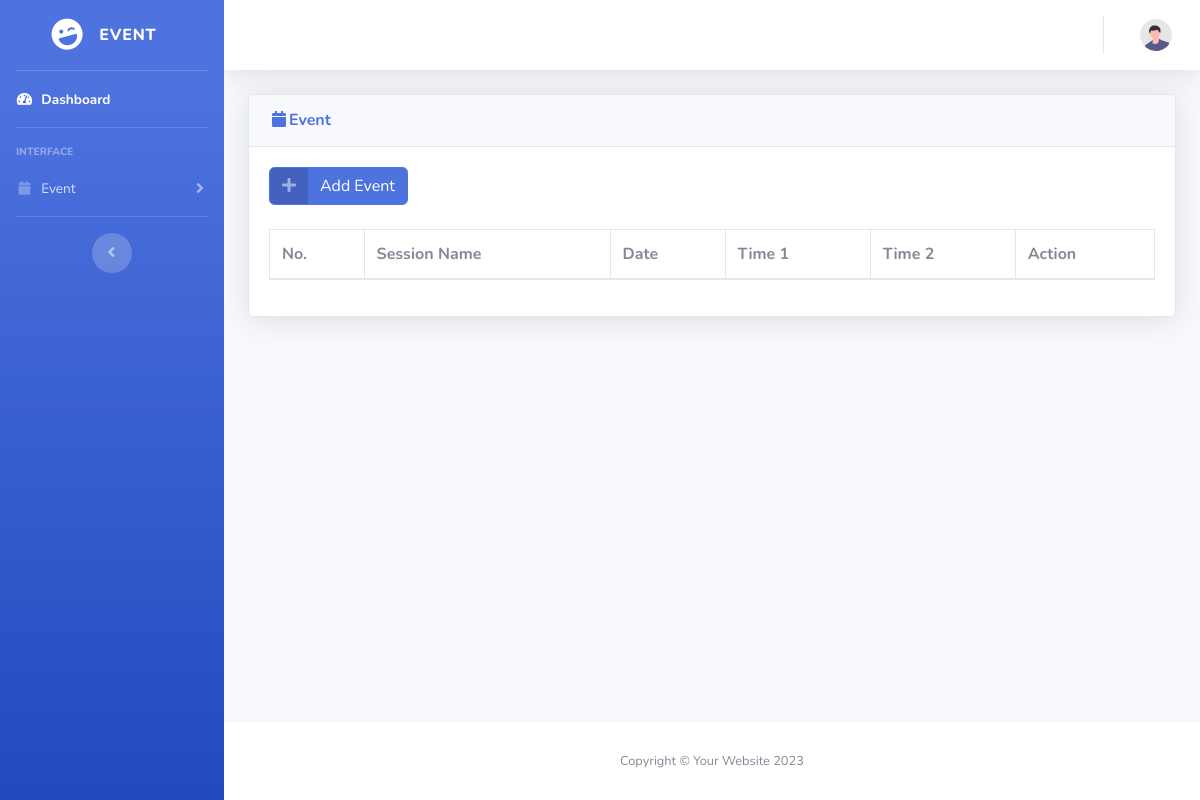
The app's page /event-session.php?eventID=8 (signed in), older data.
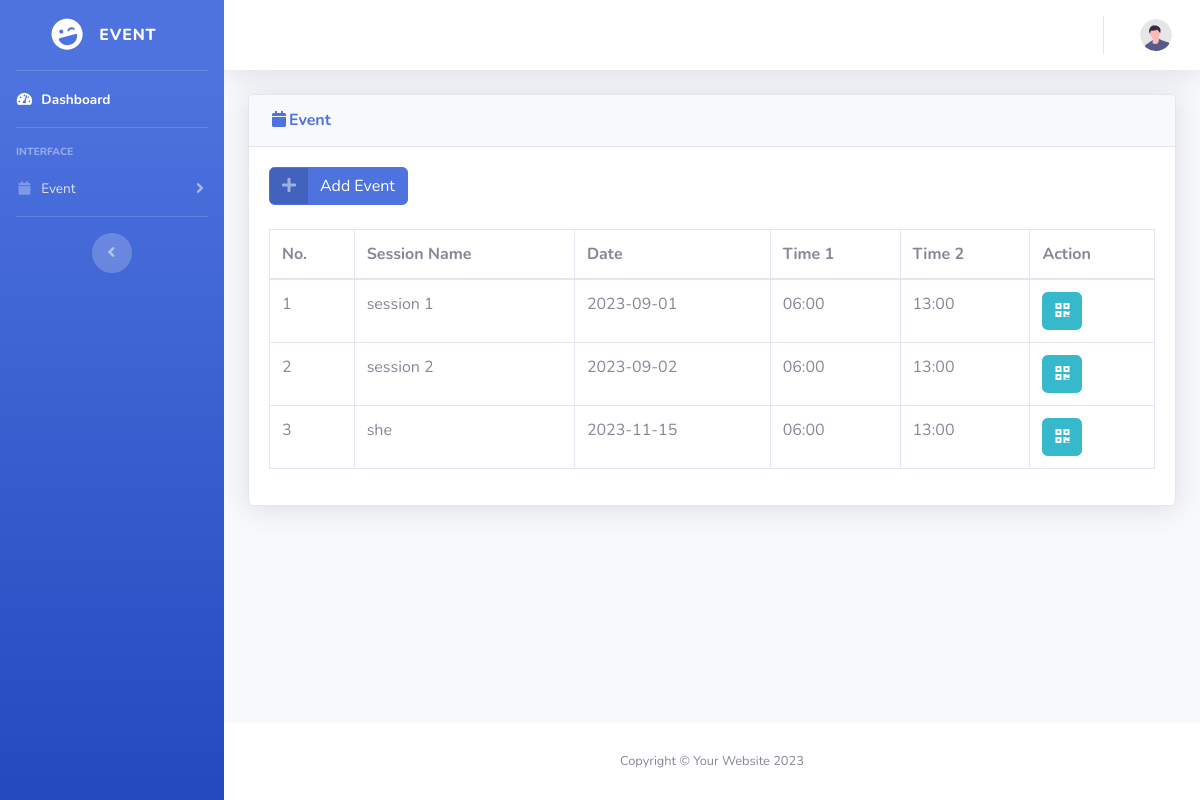
The same page, newer data.
### tables this page shows
CREATE TABLE `event_sessions` (
  `session_id` int(11) NOT NULL,
  `event_id` int(11) NOT NULL,
  `session_title` varchar(255) NOT NULL,
  `date1` varchar(10) NOT NULL,
  `time1` varchar(10) NOT NULL,
  `time2` varchar(255) NOT NULL
);

### connection.php (called while the page is built, shortened)
<?php
	function getRecord($con, $strSql){
		$arrRec = [];
		$i = 0;
		if ($rs = mysqli_query($con, $strSql)) {
			if(mysqli_num_rows($rs) > 0) {
				while($rec = mysqli_fetch_array($rs)){
					foreach ($rec as $key => $value) {
						$arrRec[$i][$key] = $value;
					}
					$i++;
				}
			}
		}
		else
			die("ERROR: Could not Execute your request!");
		return $arrRec;
		}
?>

### event-session.php (the view, shortened to what this page needs)
<?php
    include 'connection.php';
?>
<!DOCTYPE html>
<html lang="en">
<head>
    <?php include'link.php'; ?>
</head>
<body id="page-top">
    <div id="wrapper">
        <?php include 'sidebar.php'; ?>
        <div id="content-wrapper" class="d-flex flex-column">
            <div id="content">
                <?php include 'topbar.php'; ?>
                <div class="container-fluid">
                    <div class="card shadow mb-4">
                        <div class="card-header py-3">
                            <h6 class="m-0 font-weight-bold text-primary"><i class="fas fa-fw fa-calendar"></i>Event</h6>
                        </div>
                        <div class="card-body">
                            <a href="event-add.php" class="btn btn-primary btn-icon-split">
                                <span class="icon text-white-50">
                                    <i class="fas fa-plus"></i>
                                </span>
                                <span class="text">Add Event</span>
                            </a>
                            <br><br>
                            <div class="table-responsive">
                                <table class="table table-bordered" id="dataTable" width="100%" cellspacing="0">
                                    <thead>
                                        <tr>
                                            <th>No.</th>
                                            <th>Session Name</th>
                                            <th>Date</th>
                                            <th>Time 1</th>
                                            <th>Time 2</th>
                                            <th>Action</th>
                                        </tr>
                                    </thead>
                                    <tbody>
                                        <?php
                                        $con = openConnection();
                                        $event_id = $_GET['eventID'];
                                        $strSql = "SELECT * FROM event_sessions where event_id = '$event_id'";
                                        $result = getRecord($con, $strSql);
                                        foreach ($result as $key => $session) {
                                            echo
                                            '<tr>
                                                <td>' . ($key + 1) . '</td>
                                                <td>' . $session['session_title'] . '</td>
                                                <td>' . $session['date1'] . '</td>
                                                <td>' . $session['time1'] . '</td>
                                                <td>' . $session['time2'] . '</td>
                                                <td>
                                                <a href="scan.php?eventID=' . $event_id . '&session_id='. $session['session_id'] .'" class="btn btn-info"><i class="fas fa-qrcode"></i></a>
                                                </td>
                                            </tr>';
                                        }
                                        ?>
                                    </tbody>
                                </table>
                            </div>
                        </div>
                    </div>
                </div>
            </div>
            <footer class="sticky-footer bg-white">
                <div class="container my-auto">
                    <div class="copyright text-center my-auto">
                        <span>Copyright &copy; Your Website 2023</span>
                    </div>
                </div>
            </footer>
        </div>
    </div>
</body>
</html>

Row changes from the older to the newer data that the page shows:
added event_sessions: session_title "session 1", date1 "2023-09-01", time1 "06:00", time2 "13:00"
added event_sessions: session_title "session 2", date1 "2023-09-02", time1 "06:00", time2 "13:00"
added event_sessions: session_title "she", date1 "2023-11-15", time1 "06:00", time2 "13:00"
